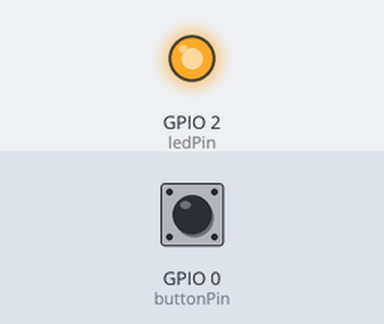
Bench run of a sketch on a simulated ESP8266 (Wemos D1 mini). Shown: output pins drawn as LEDs (lit = HIGH). The inputs (shaded band) are chosen by the test bench; at power-on: GPIO 0 (buttonPin) HIGH. WiFi joins after 1.5 s; servers stay silent unless stated; no MQTT or app messages arrive unless stated; what the sketch prints to the serial monitor is not drawn.

Above: at 2.7 s.
2.8 s: GPIO 0 (buttonPin) pulled LOW for 0.15 s
At 4.1 s:
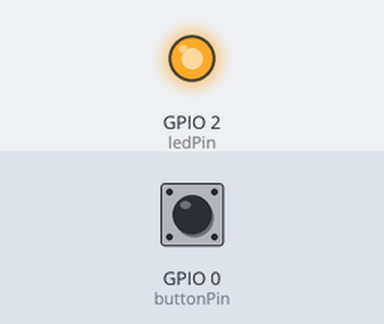
4.4 s: GPIO 0 (buttonPin) pulled LOW for 3.2 s
At 5.5 s:
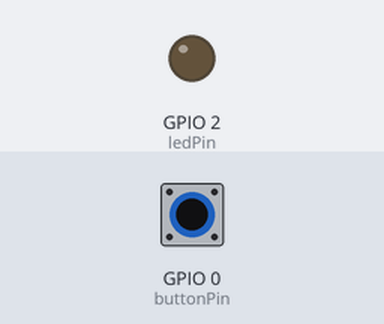
Timing chart, 0 to 9.2 s (numbered marks = the images above; inputs shaded):
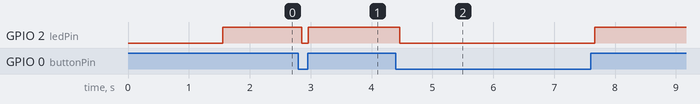

Measured:
- after the input at 2.8 s, GPIO 2 (ledPin): HIGH → LOW after 0.06 s, → HIGH 0.10 s later
- after the input at 4.4 s, GPIO 2 (ledPin): HIGH → LOW after 0.06 s, → HIGH 3.2 s later

The sketch:

pressureplate.ino
```cpp
/*References:
Code is based on https://www.instructables.com/id/Use-a-DIY-Pressure-Plate-Switch-to-Automate-Your-H/
//Except I am doing a pull down
Combined code with parts of the magnet_sensor_MQTT.ino code and sonic.ino code from IoTLab4
  https://techtutorialsx.com/2017/04/09/esp8266-connecting-to-mqtt-broker/
  https://www.learnrobotics.org/blog/how-to-configure-node-red-and-wemos-d1-mini-using-mqtt/
  https://www.baldengineer.com/mqtt-tutorial.html
*/

#include <ESP8266WiFi.h>
#include <WiFiClient.h>
#include <PubSubClient.h> //allows to connect to MQTT broker

//WiFi
const char* ssid = "IOTCC"; //WiFi Name
const char* password = "IOTCC515"; //WiFi Password
const char* mqtt_server = "192.168.3.1"; //Raspberry Pi's (MQTT Broker) IP
const int mqttPort = 1883; //default port

//pressure plate setup
//numbers are according to the GPIO layout: https://wiki.wemos.cc/products:d1:d1_mini
const int buttonPin=0; //D3 -- this is the input for the pressure plate
const int ledPin =2; //D4 -- this is just the light on the arduino.

//inputs for pushbutton in Ground and D3

// variables will change:
int buttonState = 0;         // variable for reading the pushbutton status

//MQTT setup
WiFiClient espClient;
PubSubClient client(espClient);

//void callback(char* topic, byte* payload, unsigned int length) {
//
//  Serial.print("Message arrived in topic: "); //Which channel
//  Serial.println(topic);
//
//  Serial.print("Message:"); //prints the message from the channel
//  for (int i = 0; i < length; i++) {
//    Serial.print((char)payload[i]);
//  }
//
//  Serial.println();
//  Serial.println("-----------------------"); //Seperates the messages
//
//}


void setup() {
//Pressure Sensor
  // initialize the LED pin as an output:
  pinMode(ledPin, OUTPUT);     //LED on the arduino
  // initialize the pushbutton pin as an input:
  pinMode(buttonPin, INPUT_PULLUP);    //need to do a pullup because of the pin using. Give me fixed levels.

//MQTT Stuff
 Serial.begin(115200); //console

 WiFi.begin(ssid, password); //Connect to WiFi
 Serial.println("");

  // Wait for connection
  while (WiFi.status() != WL_CONNECTED)
  {
    delay(500); //0.5 second wait
    Serial.print(".");
  }

 //Show connection details
  Serial.println("");
  Serial.print("Connected to ");
  Serial.println(ssid);
  Serial.print("IP address: ");
  Serial.println(WiFi.localIP());

 client.setServer(mqtt_server, mqttPort);
// client.setCallback(callback);

 while (!client.connected()) {
 Serial.print("Attempting MQTT connection...");
 // Attempt to connect
 if (client.connect("Pressure")){ //If connected to MQTT Server
  Serial.println("connected");
 }
 else { //if not connected to MQTT Server
  Serial.print("failed, rc=");
  Serial.print(client.state());
  Serial.println(" try again in 5 seconds");
  // Wait 5 seconds before retrying
  delay(5000);
  }
 }

}


void reconnect() {
 // Loop until we're reconnected
 while (!client.connected()) {
 Serial.print("Attempting MQTT connection...");
 // Attempt to connect
 if (client.connect("ESP8266Magnet")) {
  Serial.println("connected");
 } else {
  Serial.print("failed, rc=");
  Serial.print(client.state());
  Serial.println(" try again in 5 seconds");
  // Wait 5 seconds before retrying
  delay(5000);
  }
 }
}

//Variables for comparing when there's a change: when there's pressure and when there's no pressure.
  char *CurrentStatus="n"; //current status
  char *PriorStatus="n"; //Past status

void loop(){
   if (!client.connected()) {
    reconnect();
  }

  //Code for pressure sensor
  // read the state of the pushbutton value:
  buttonState = digitalRead(buttonPin);

  // check if the pushbutton is pressed.

  if (buttonState == LOW) {    //pushbutton is pressed
    // turn LED on:
    digitalWrite(ledPin,LOW);
    CurrentStatus = "y";
  }
  else {                      //pushbutton is not pressed
    // turn LED off
    digitalWrite(ledPin,HIGH);
    CurrentStatus = "n"; //
  }

//Only publishing to MQTT when there's a change.
  if (CurrentStatus != PriorStatus){
    client.publish("pressure/sensor", CurrentStatus);
    PriorStatus = CurrentStatus;
    Serial.println("Pushed update");
  }

    delay(100); //Putting a delay for 100ms

  client.loop(); //Keep going through the code.
}
```
